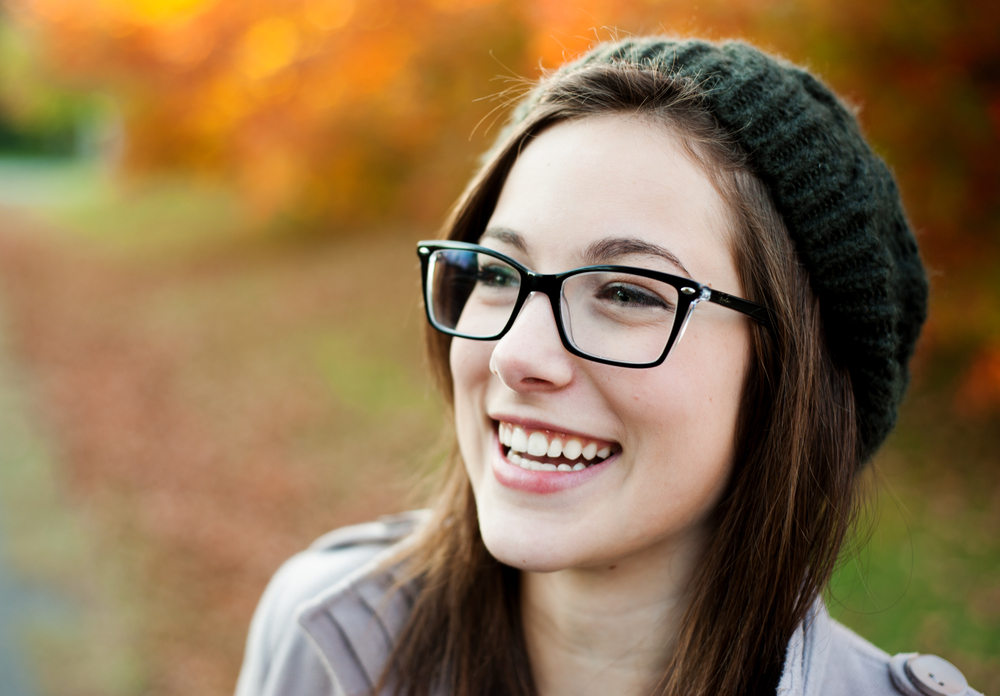
#> input picture media/images/1.jpg, 1000 x 696 px, given as the content of the folder images/1.jpg, which was not available
$ python face_crop.py
#> lines starting #> are read from the running program, lines starting #| are printed output that depends on the picture; after the words box and inside, x2 and y2 are one past the last pixel; in counts of white or black regions, pixels touching at a corner belong together; pictures that were not available may be replaced by others from this repository, and a replacement may not be noted
#!/usr/bin/env python

# This is a stanalone program that first ensures if "one" face of a person
# exists in the given image and crops it

import cv2
import os

# DIRECTORY of the images scaraped from web. Can have sub directory for each emotion
directory = "images/"

# directory where the images to be saved. will be seved on relavant sub directory.
# please make sure to create the sub directory with proper label
f_directory = "done/"

def facecrop(image):
    # Crops the face of a person from any image!
	# images with only one face is processed.

    # OpenCV XML FILE for Frontal Facial Detection using HAAR CASCADES.
#> called with image = 'images/1.jpg/1.jpg'
    facedata = "haarcascade_frontalface_alt.xml"
    cascade = cv2.CascadeClassifier(facedata)

    # Reading the given Image with OpenCV
    img = cv2.imread(image)
#> img is the input picture: shape (696, 1000, 3); mean B, G, R 80.2, 115.5, 142.9
    img=cv2.cvtColor(img,cv2.COLOR_RGB2GRAY)
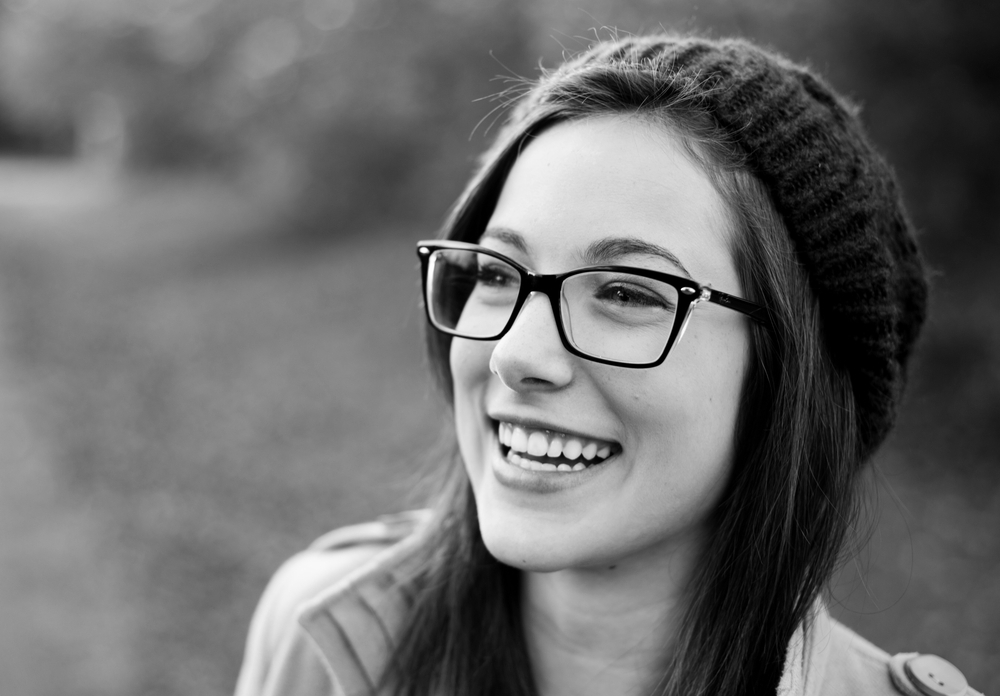
#> img: shape (696, 1000); min 0, max 255, mean 108.1


    try:
        ## Some downloaded images are of unsupported type and should be ignored while raising Exception

        minisize = (img.shape[1],img.shape[0])
#> minisize = (1000, 696)
        miniframe = cv2.resize(img, minisize)

        faces = cascade.detectMultiScale(miniframe)
#> faces = [[394, 150, 370, 370]]
        nFaces = len(faces)
#> nFaces = 1
        #print("# of faces", nFaces)

        for f in faces:
            x, y, w, h = [ v for v in f ]
            cv2.rectangle(img, (x,y), (x+w,y+h), (0,255,0), 2)

            sub_face = img[y:y+h, x:x+w]

            f_name = image.split('/')
            f_name = f_name[-1]
#> this loop made 1 pass
#> (x, y, w, h, f_name) on pass 1: (394, 150, 370, 370, '1.jpg')
#> pass 1, in facecrop, `sub_face = img[y:y+h, x:x+w]`:
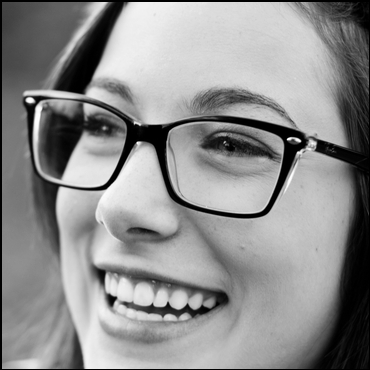
#> sub_face: shape (370, 370); min 0, max 255, mean 141.6
#> after the loop:
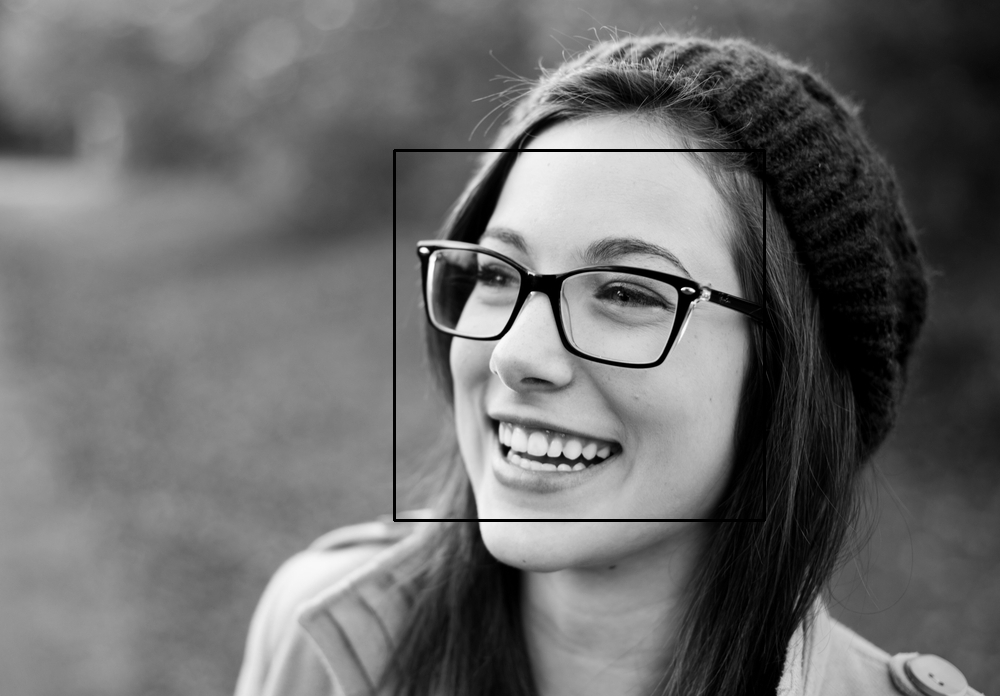
#> img: shape (696, 1000); 0.62% of pixels changed, all inside (x1, y1, x2, y2) = (393, 149, 766, 522)

    except:
        pass
    if nFaces > 0:
        return nFaces, sub_face
    else:
        sub_face = "none"
        return nFaces, sub_face


if __name__ == '__main__':

	emotions = os.listdir(directory)
	for emo in emotions:
		print("processing files in ", emo)
		files = os.listdir(directory+emo)
		for file in files:
			#print(file)
			img = directory + emo + "/"+ file
			#print(img)
			nFaces, sub_face = facecrop(img)
#> nFaces = 1
			if nFaces == 1:
				output = f_directory + emo + "/" + file
				#print("output", output)
				cv2.imwrite(output, sub_face)
				print ("Writing: ", emo, file)
			else:
				#pass
				print(emo, file, " image will be removed" )
